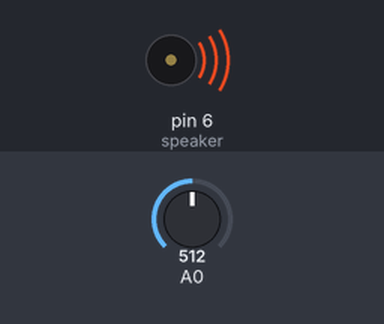
A sketch run on a simulated Arduino Uno, built with avr-gcc and run on an emulated ATmega328P. On the bench: buzzer (waves = sounding). The test bench sets the inputs (shaded band); at power-on: A0 = 512. What the sketch prints to the serial monitor is not drawn.

Above: at 0.2 s.
Timing chart, 0 to 3.0 s (numbered marks = the images above):
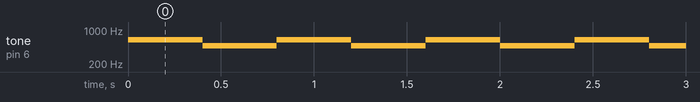

Measured:
- by itself, tone on pin 6 (speaker): alternates 626 Hz for 0.40 s and 470 Hz for 0.40 s

The sketch:

LazerTripWireWithSpeaker.ino
```cpp
//10K Potentiometer
//8 ohm 4 watt speaker
int lightRead = 0;
int speaker=6;
int intruder=0;
void setup()
{
 Serial.begin(9600);
 pinMode(speaker, OUTPUT);

}

void loop()
{
  lightRead = analogRead(A0);
  Serial.println(lightRead);
  if(lightRead < 550 || intruder==1)
  {
    intruder=1;
    tone(speaker, 470*4/3, 400);
    delay(400);
    tone(speaker, 470, 400);
    delay(400);
  }
}
```
